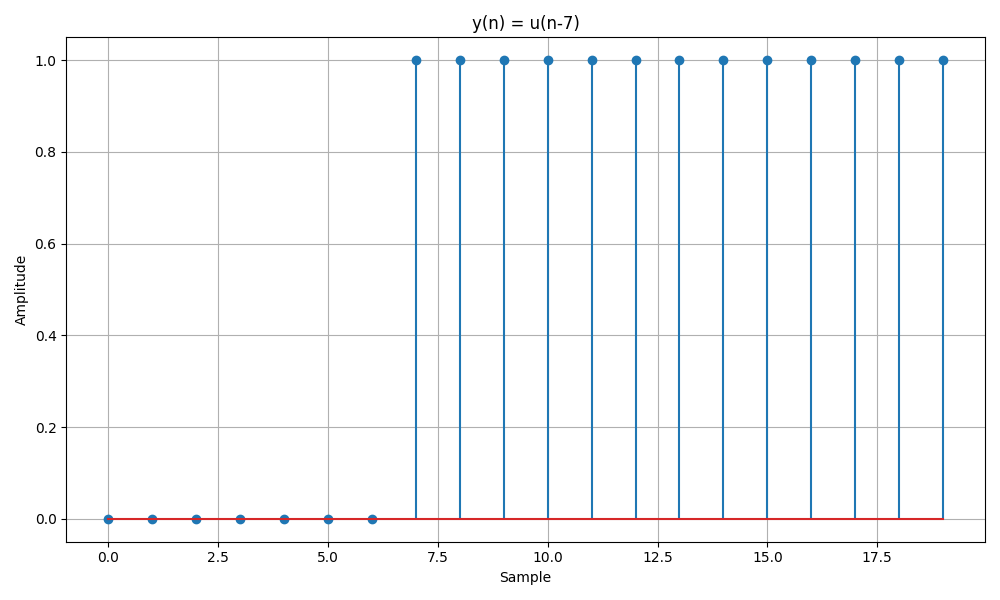

This figure's Python source:
import matplotlib.pyplot as plt
import numpy as np


def simulate_discrete_unit_step(num_samples, delay):
    unit_step = np.zeros(num_samples)
    unit_step[delay:] = 1
    return unit_step


# Define the number of samples for the discrete unit step signal
num_samples = 20  # Number of samples
delay = 7  # Delay by 7 samples

# Simulate the discrete unit step signal
discrete_unit_step = simulate_discrete_unit_step(num_samples, delay)

# Plot and display the discrete unit step signal
plt.figure(figsize=(10, 6))
plt.stem(range(num_samples), discrete_unit_step)
plt.title('y(n) = u(n-7)')
plt.xlabel('Sample')
plt.ylabel('Amplitude')
plt.grid(True)
plt.tight_layout()
plt.show()
